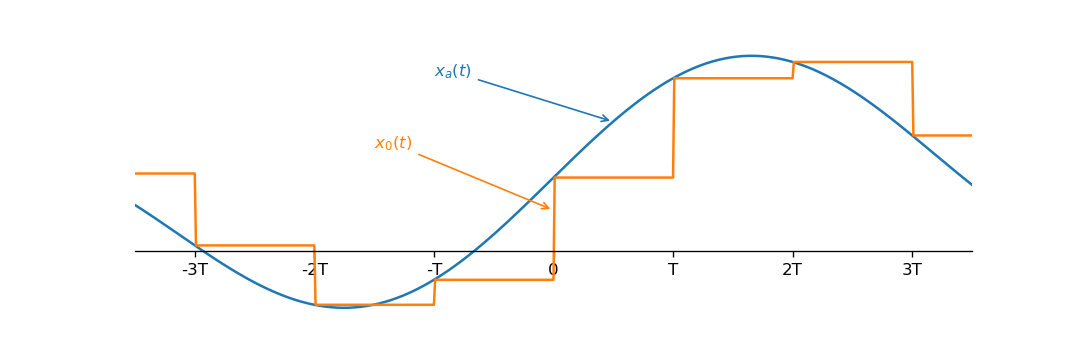

Python code for this plot:
import matplotlib.pyplot as plt
import numpy as np

def axesOnlyX(ax):
    ax.spines['left'].set_color('none')
    ax.spines['bottom'].set_position('zero')
    ax.spines['right'].set_color('none')
    ax.spines['top'].set_color('none')
    ax.yaxis.set_ticks([])
    ax.set_xlim(-7, 7)
    #ax.set_ylim(-.1, 2.2)
    ax.xaxis.set_ticks([-6,-4, -2, 0, 2, 4, 6])
    ax.xaxis.set_ticklabels(["-3T", "-2T", "-T", "0", "T", "2T", "3T"])

fig = plt.figure(figsize=(9, 3), dpi=120)
ax = fig.subplots(1, 1)

T = 2
f = lambda x: np.sin(.1*x+.8)+np.sin(.5*x)
hold = lambda x: np.floor(x/T)*T
g = lambda x: f(hold(x))

x = np.arange(-10, 10, .02)
y = f(x)

holdy = g(x)

axesOnlyX(ax)
ax.plot(x, y)
ax.annotate(r"$x_a(t)$", xy=(1, 1.26), xytext=(-2, 1.7), arrowprops=dict(arrowstyle='->', color='C0'), color='C0')
ax.plot(x, holdy)
ax.annotate(r"$x_0(t)$", xy=(0, .4), xytext=(-3, 1), arrowprops=dict(arrowstyle='->', color='C1'), color='C1')

fig.savefig("SamplingAndHold.png", format='png')
plt.show()
